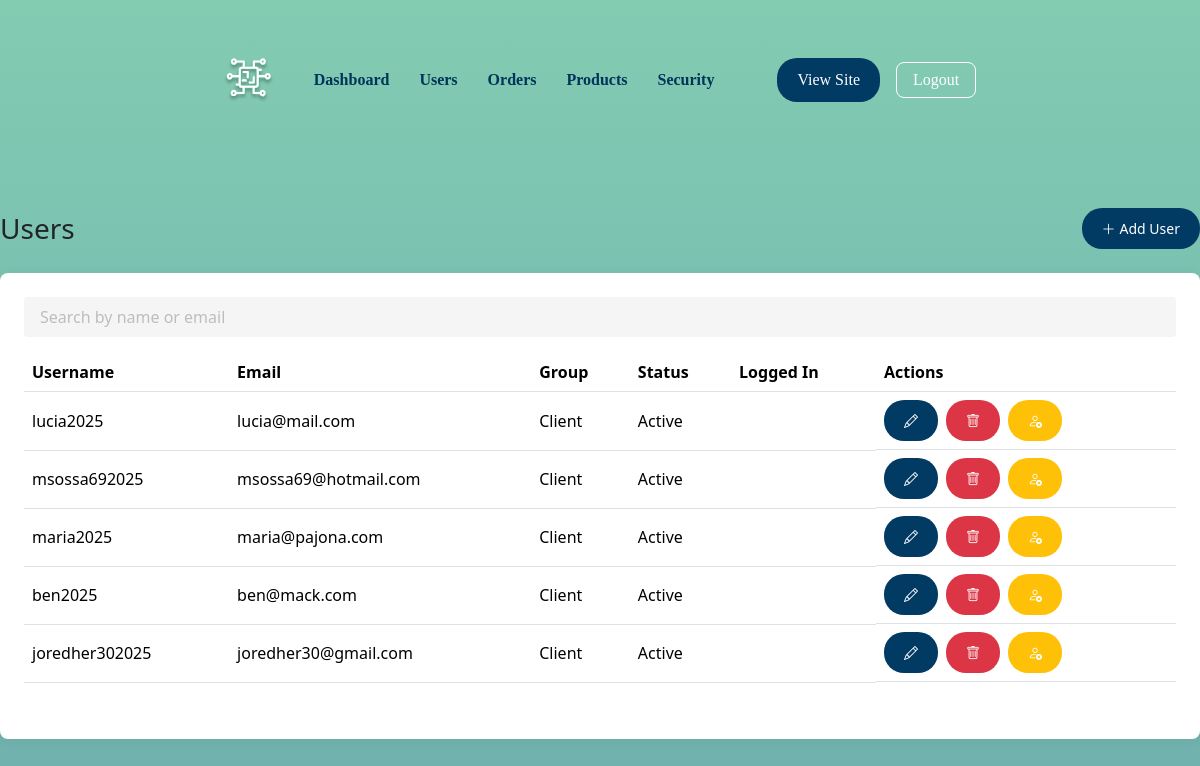
The app's page /pages/admin/users.php with its own data.
### tables this page shows
CREATE TABLE IF NOT EXISTS `lpa_users` (
  `lpa_users_ID` int NOT NULL AUTO_INCREMENT,
  `lpa_user_username` varchar(100) NOT NULL,
  `lpa_user_email` varchar(500) NOT NULL,
  `lpa_user_password` varchar(500) NOT NULL,
  `lpa_user_firstname` varchar(50) NOT NULL,
  `lpa_user_lastname` varchar(50) NOT NULL,
  `lpa_fk_user_group_ID` int NOT NULL,
  `validation_token` varchar(250) DEFAULT NULL,
  `token_created_at` datetime DEFAULT NULL,
  `lpa_user_status` char(1) DEFAULT 'A',
  `is_verified` tinyint DEFAULT '0',
  PRIMARY KEY (`lpa_users_ID`) USING BTREE,
  UNIQUE KEY `lpa_user_username_UNIQUE` (`lpa_user_username`),
  UNIQUE KEY `lpa_user_email_UNIQUE` (`lpa_user_email`),
  KEY `fk_lpa_users_lpa_user_group1_idx` (`lpa_fk_user_group_ID`),
  CONSTRAINT `fk_lpa_users_lpa_user_group1` FOREIGN KEY (`lpa_fk_user_group_ID`) REFERENCES `lpa_user_group` (`lpa_user_group_ID`)
);

CREATE TABLE IF NOT EXISTS `lpa_user_group` (
  `lpa_user_group_ID` int NOT NULL AUTO_INCREMENT,
  `name` varchar(45) NOT NULL,
  PRIMARY KEY (`lpa_user_group_ID`),
  UNIQUE KEY `name_UNIQUE` (`name`)
);

### includes/config.php (called while the page is built, shortened)
<?php
class Database {
    private static $instance = null;
    private function __construct() {
        $env = parse_ini_file(__DIR__ . '/../.env');
        $dsn = "mysql:host={$env['DB_HOST']};dbname={$env['DB_NAME']};charset=utf8mb4";
        $options = [
            PDO::ATTR_ERRMODE => PDO::ERRMODE_EXCEPTION,
            PDO::ATTR_DEFAULT_FETCH_MODE => PDO::FETCH_ASSOC,
            PDO::ATTR_EMULATE_PREPARES => false,
        ];
        try {
            $this->conn = new PDO($dsn, $env['DB_USER'], $env['DB_PASS'], $options);
        } catch (PDOException $e) {
            die("❌ DB Connection failed: " . $e->getMessage());
        }
    }
    public static function getConnection(): PDO
    {
        if (!self::$instance) {
            self::$instance = new Database();
        }
        return self::$instance->conn;
    }
}

### repositories/UserRepository.php (called while the page is built, shortened)
<?php
class UserRepository extends BaseRepository
{
    public function findPaginated(int $offset, int $limit, string $search = '', string $status = ''): array
    {
        $conditions = [];
        $params = [':offset' => $offset, ':limit' => $limit];
        $where = $conditions ? 'WHERE ' . implode(' AND ', $conditions) : '';
        $sql = "SELECT u.*, g.name AS group_name
                FROM {$this->table} u
                JOIN lpa_user_group g ON g.lpa_user_group_ID = u.lpa_fk_user_group_ID
                {$where}
                ORDER BY u.lpa_users_ID DESC
                LIMIT :offset, :limit";
        $stmt = $this->conn->prepare($sql);
        foreach ($params as $key => $val) {
            $stmt->bindValue($key, $val, is_int($val) ? PDO::PARAM_INT : PDO::PARAM_STR);
        }
        $stmt->execute();
        return $stmt->fetchAll();
    }
}

### repositories/BaseRepository.php (called while the page is built, shortened)
<?php
class BaseRepository
{
    public function __construct(string $table)
    {
        $this->conn = Database::getConnection();
        $this->table = $table;
    }
}

### pages/admin/users.php (the view, shortened to what this page needs)
<?php
$repo = new UserRepository();
$searchTerm   = trim($_GET['search'] ?? '');
$pageNum  = isset($_GET['page_num']) && is_numeric($_GET['page_num']) ? (int)$_GET['page_num'] : 1;
$pageSize = 10;
$offset   = ($pageNum - 1) * $pageSize;
$users = $repo->findPaginated($offset, $pageSize, $searchTerm);
function renderRows(array $users, int $currentId): string {
    foreach ($users as $user) {
        $isSelf = (int)$user['lpa_users_ID'] === $currentId;
        ?>
        <tr data-status="<?= htmlspecialchars($user['lpa_user_status'], ENT_QUOTES) ?>">
            <td class="user-username"><?= htmlspecialchars($user['lpa_user_username']) ?></td>
            <td class="user-email"><?= htmlspecialchars($user['lpa_user_email']) ?></td>
            <td><?= htmlspecialchars($user['group_name']) ?></td>
            <td class="user-status"><?= htmlspecialchars(statusLabel($user['lpa_user_status'])) ?></td>
            <td class="text-center">
            </td>
            <td class="d-flex flex-wrap gap-1">
                <?php if ($isSelf): ?>
                    <a href="/profile" class="btn btn-sm btn-primary text-white me-1 icon-btn" data-bs-toggle="tooltip" title="My Account"><i class="bi bi-person"></i></a>
                <?php else: ?>
                    <button type="button" class="btn btn-sm btn-primary text-white me-1 edit-user icon-btn" data-bs-toggle="tooltip" title="Edit"
                            data-id="<?= $user['lpa_users_ID'] ?>"
                            data-username="<?= htmlspecialchars($user['lpa_user_username'], ENT_QUOTES) ?>"
                            data-email="<?= htmlspecialchars($user['lpa_user_email'], ENT_QUOTES) ?>"
                            data-firstname="<?= htmlspecialchars($user['lpa_user_firstname'], ENT_QUOTES) ?>"
                            data-lastname="<?= htmlspecialchars($user['lpa_user_lastname'], ENT_QUOTES) ?>"
                            data-group="<?= htmlspecialchars($user['lpa_fk_user_group_ID'], ENT_QUOTES) ?>"
                            data-status="<?= htmlspecialchars($user['lpa_user_status'], ENT_QUOTES) ?>">
                        <i class="bi bi-pencil"></i></button>
                    <a href="/admin.users?delete=<?= $user['lpa_users_ID'] ?>" class="btn btn-sm btn-danger text-white me-1 delete-user icon-btn" data-bs-toggle="tooltip" title="Delete" data-name="<?= htmlspecialchars($user['lpa_user_username'], ENT_QUOTES) ?>"><i class="bi bi-trash"></i></a>
                    <?php if ($user['lpa_user_status'] === 'I'): ?>
                        <a href="/admin.users?activate=<?= $user['lpa_users_ID'] ?>" class="btn btn-sm btn-success text-white me-1 activate-user icon-btn" data-bs-toggle="tooltip" title="Activate" data-name="<?= htmlspecialchars($user['lpa_user_username'], ENT_QUOTES) ?>"><i class="bi bi-person-check"></i></a>
                    <?php else: ?>
                        <a href="/admin.users?deactivate=<?= $user['lpa_users_ID'] ?>" class="btn btn-sm btn-warning text-white me-1 deactivate-user icon-btn" data-bs-toggle="tooltip" title="Deactivate" data-name="<?= htmlspecialchars($user['lpa_user_username'], ENT_QUOTES) ?>"><i class="bi bi-person-x"></i></a>
                    <?php endif; ?>
                <?php endif; ?>
            </td>
        </tr>
        <?php
    }
    return ob_get_clean();
}
$rowsHtml = $users
    ? renderRows($users, (int)($_SESSION['user']['id'] ?? 0))
    : '<tr class="no-results"><td colspan="6" class="text-center py-4">No users found.</td></tr>';
function statusLabel($code) {
    return $code === 'A' ? 'Active' : 'Inactive';
}
?>
<div class="container-account">
    <div class="d-flex flex-column flex-sm-row justify-content-between align-items-start align-items-sm-center gap-2 mb-4">
        <h1 class="h3 mb-0">Users</h1>
        <button id="add-user" class="btn btn-primary btn-sm d-flex align-items-center gap-1 order-0 order-sm-1">
            <i class="bi bi-plus-lg"></i>
            <span>Add User</span>
        </button>
    </div>
    <div class="bg-white rounded shadow-sm p-4">
        <div class="d-flex flex-column flex-sm-row align-items-stretch align-items-sm-center gap-2 mb-3">
            <input type="text" id="user-search" class="form-control w-100 w-sm-50 w-lg-25" placeholder="Search by name or email">
        </div>
        <div class="table-responsive">
            <table class="table align-middle">
                <thead>
                <tr>
                    <th>Username</th>
                    <th>Email</th>
                    <th>Group</th>
                    <th>Status</th>
                    <th>Logged In</th>
                    <th>Actions</th>
                </tr>
                </thead>
                <tbody id="user-rows">
                <?= $rowsHtml ?>
                </tbody>
            </table>
        </div>
    </div>
</div>
<?php
include 'includes/admin/layout.php';

### assets/css/ecomms_style_v1.css (style rules this page uses)
body { margin: 0; line-height: normal; padding: 0; font-size: 20px; background-size: cover; background: linear-gradient( 180deg, var(--gradient-start), var(--gradient-mid) 50%, var(--gradient-end) ) no-repeat fixed center center; box-sizing: border-box; position: relative; overflow-x: hidden; }
html, body { height: 100%; }
.container-account { max-width: 1280px; margin: 0 auto 400px; padding: 3rem 0; font-size: 16px; }
.container-account .form-control { border: none; border-radius: 4px; background-color: #f5f5f5; height: 40px; padding-left: 16px; font-size: 1rem; color: #333; box-shadow: none; }
.container-account .form-control::placeholder { color: #999; opacity: 0.6; }
.container-account .bg-white { background-color: #fff !important; }
.container-account .shadow-sm { box-shadow: 0 1px 13px rgba(0, 0, 0, 0.05) !important; }
.container-account .rounded { border-radius: 8px !important; }

### assets/css/partials/variables.css (style rules this page uses)
:root { --color-primary: #003459; --color-primary-hover: #caf0f8; --color-secondary: #013a63; --color-secondary-hover: #01497c; --gradient-start: rgba(78, 181, 144, 0.7); --gradient-mid: rgba(53, 153, 143, 0.7); --gradient-end: rgba(53, 124, 130, 0.7); --link-color: #0066cc; --success-color: #aada6f; --success-hover: #96c85d; --cta-color: #b6e67b; --cta-hover: #a3d066; --neutral-bg: rgba(217, 217, 217, 0.45); }

### assets/css/partials/utilities.css (style rules this page uses)
.btn { padding: 10px 20px; border: none; border-radius: 20px; cursor: pointer; transition: background-color 0.3s; }
.btn-primary { background-color: var(--color-secondary); color: #fff; }

### records on screen
lpa_users: lpa_user_username "lucia2025", lpa_user_email "lucia@mail.com", lpa_fk_user_group_ID.name "Client", lpa_user_status "Active"
lpa_users: lpa_user_username "msossa692025", lpa_user_email "msossa69@hotmail.com", lpa_fk_user_group_ID.name "Client", lpa_user_status "Active"
lpa_users: lpa_user_username "maria2025", lpa_user_email "maria@pajona.com", lpa_fk_user_group_ID.name "Client", lpa_user_status "Active"
lpa_users: lpa_user_username "ben2025", lpa_user_email "ben@mack.com", lpa_fk_user_group_ID.name "Client", lpa_user_status "Active"
lpa_users: lpa_user_username "joredher302025", lpa_user_email "joredher30@gmail.com", lpa_fk_user_group_ID.name "Client", lpa_user_status "Active"

### other values on screen
$label "Dashboard"
$label "Users"
$label "Orders"
$label "Products"
$label "Security"
